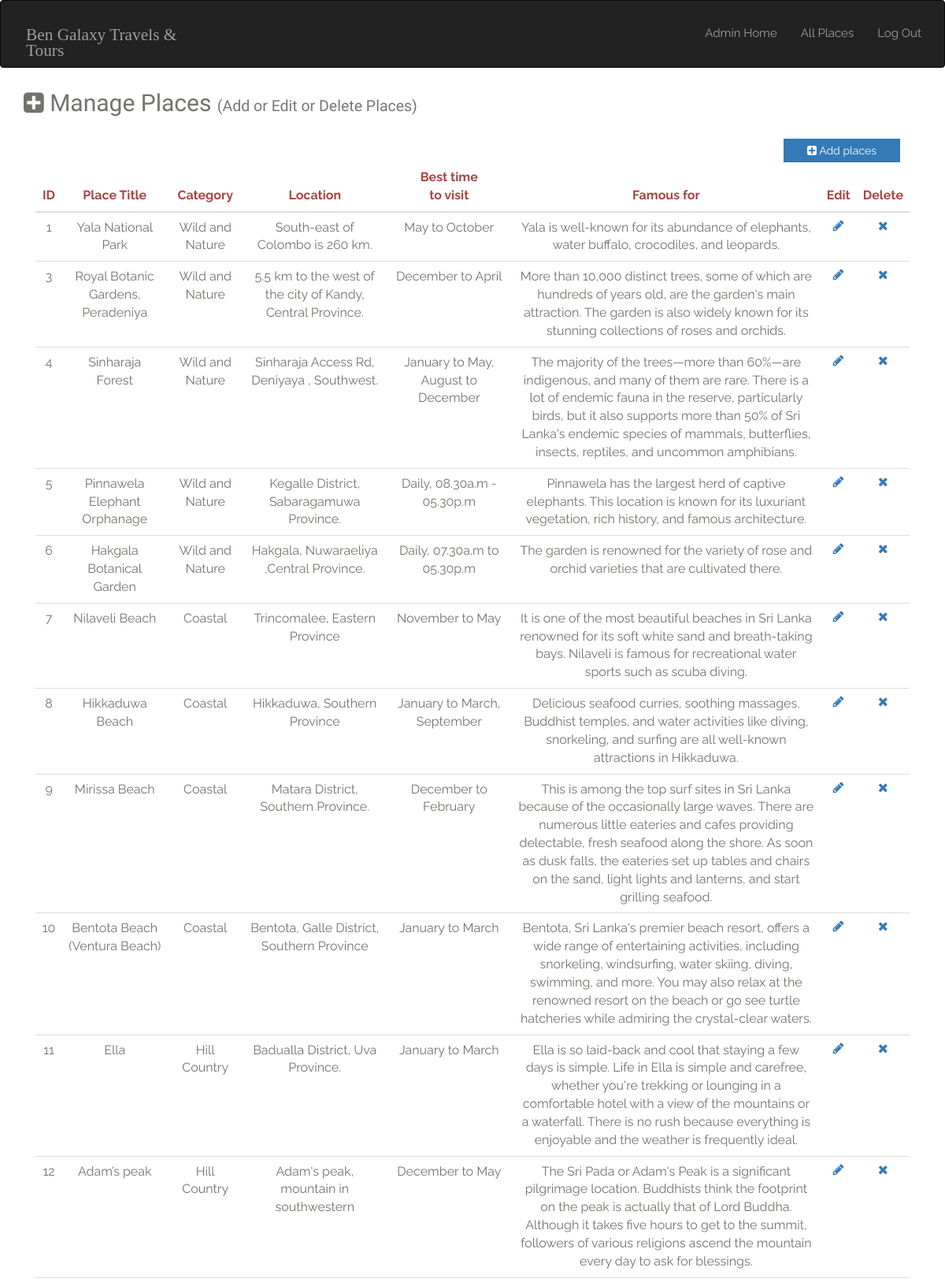
Page /manage_places.php (upper part) on the committed database.
### tables this page shows
CREATE TABLE IF NOT EXISTS `placesdb` (
  `id` int NOT NULL AUTO_INCREMENT,
  `title` varchar(200) NOT NULL,
  `category` varchar(200) NOT NULL,
  `description` mediumtext NOT NULL,
  `location` varchar(1000) NOT NULL,
  `visit_time` varchar(1000) NOT NULL,
  `famous_description` varchar(10000) NOT NULL,
  `image1` varchar(50) NOT NULL,
  `image2` varchar(50) NOT NULL,
  `image3` varchar(50) NOT NULL,
  `image4` varchar(50) NOT NULL,
  PRIMARY KEY (`id`)
);

### manage_places.php (the view, shortened to what this page needs)
<?php
    require_once('db.php');
?>
<head>
</head>
<body>
	<div id="wrapper">
<?php require_once('header-admin.php');?>
        <div class="container-fluid body-section container">
            <div class="row">
                <div class="col-md-12">
                    <h2><i class="fa fa-plus-square"></i> Manage Places <small>(Add or Edit or Delete Places)</small></h2>
					<div class="col-sm-12 col-md-10">
					</div>
					<div class="col-sm-12 col-md-2">
					<a href="add_places.php" class="btn btn-primary" role="button"><i class="fa fa-plus-square"></i> Add places</a>
					</div>
					<div class="col-md-12">
                    <div class="card">
                        <div class="card-content table-responsive table-full-width">
                            <table class="table">
                                <thead class="text-danger">
                                    <th><center>ID</center></th>
									<th><center>Place Title</center></th>
									<th><center>Category</center></th>
                                    <th><center>Location</center></th>
									<th><center>Best time <br> to visit</center></th>
                                    <th><center>Famous for</center></th>
                                    <th><center>Edit</center></th>
                                    <th><center>Delete</center></th>
                                </thead>
                                <tbody>
                                    <?php
                                        $q = "SELECT * FROM placesdb ORDER BY placesdb.id ASC";
                                        $run = mysqli_query($con, $q);
                                        if(mysqli_num_rows($run) > 0){
                                            while($row = mysqli_fetch_array($run)){
                                    ?>
                                    <tr>
                                        <td><center><?php echo $row['id']; ?></center></td>
                                        <td><center><?php echo $row['title']; ?></center></td>
                                        <td><center><?php echo $row['category']; ?></center></td>
										<td><center><?php echo $row['location']; ?></center></td>
                                        <td><center><?php echo $row['visit_time']; ?> </center></td>
										<td><center><?php echo $row['famous_description']; ?></center></td>
                                        <td><center><a href="sample.php?id=<?php echo $row['id']; ?>"><i class="fa fa-pencil"></i></a></center></td>
                                        <td><center><a href="manage_places.php?del=<?php echo $row['id']; ?>"><i class="fa fa-times"></i></a></center></td>
                                    </tr>
                                    <?php
                                            }
                                        }
                                    ?>
                                </tbody>
                            </table>
                        </div>
                    </div>
					</div>
                    <div class="row">
                    </div>
                </div>
            </div>
        </div>
		<br>
<?php require_once('footer-admin.php');?>

### assets/style.css (style rules this page uses)
body { background-color: #fff;font-family: 'Raleway', sans-serif;font-size: 15px;line-height: 15px; color: #73726C; }
.btn,a,a:hover { text-decoration: none;-webkit-transition: all 0.3s ease-in-out;-moz-transition: all 0.3s ease-in-out;-ms-transition: all 0.3s ease-in-out;-o-transition: all 0.3s ease-in-out;transition: all 0.3s ease-in-out;outline:0 ; }
h1,h2,h3,h4,h5,h6 { font-family:'Old Standard TT', serif;line-height: 1em;margin: 0; }
h1.title,h2 { font-size: 2em;line-height: 3em; }
.btn { border:none !important;border-radius: 0;padding: 5px 30px; }

### rows in the picture
placesdb: id "1", title "Yala National Park", category "Wild and Nature", location "South-east of Colombo is 260 km.", visit_time "May to October", famous_description "Yala is well-known for its abundance of elephants, water buffalo, crocodiles, and leopards."
placesdb: id "3", title "Royal Botanic Gardens, Peradeniya", category "Wild and Nature", location "5.5 km to the west of the city of Kandy, Central Province.", visit_time "December to April", famous_description "More than 10,000 distinct trees, some of which are hundreds of years old, are the garden's main attraction. The garden is also widely known for its stunning collections of roses and orchids."
placesdb: id "4", title "Sinharaja Forest", category "Wild and Nature", location "Sinharaja Access Rd, Deniyaya , Southwest.", visit_time "January to May, August to December", famous_description "The majority of the trees—more than 60%—are indigenous, and many of them are rare. There is a lot of endemic fauna in the reserve, particularly birds, but it also supports more than 50% of Sri Lanka's endemic species of mammals, butterflies, insects, reptiles, and uncommon amphibians."
placesdb: id "5", title "Pinnawela Elephant Orphanage", category "Wild and Nature", location "Kegalle District, Sabaragamuwa Province.", visit_time "Daily, 08.30a.m - 05.30p.m", famous_description "Pinnawela has the largest herd of captive elephants. This location is known for its luxuriant vegetation, rich history, and famous architecture."
placesdb: id "6", title "Hakgala Botanical Garden", category "Wild and Nature", location "Hakgala, Nuwaraeliya ,Central Province.", visit_time "Daily, 07.30a.m to 05.30p.m", famous_description "The garden is renowned for the variety of rose and orchid varieties that are cultivated there."
placesdb: id "7", title "Nilaveli Beach", category "Coastal", location "Trincomalee, Eastern Province", visit_time "November to May", famous_description "It is one of the most beautiful beaches in Sri Lanka renowned for its soft white sand and breath-taking bays. Nilaveli is famous for recreational water sports such as scuba diving."
placesdb: id "8", title "Hikkaduwa Beach", category "Coastal", location "Hikkaduwa, Southern Province", visit_time "January to March, September", famous_description "Delicious seafood curries, soothing massages, Buddhist temples, and water activities like diving, snorkeling, and surfing are all well-known attractions in Hikkaduwa."
placesdb: id "9", title "Mirissa Beach", category "Coastal", location "Matara District, Southern Province.", visit_time "December to February", famous_description "This is among the top surf sites in Sri Lanka because of the occasionally large waves. There are numerous little eateries and cafes providing delectable, fresh seafood along the shore. As soon as dusk falls, the eateries set up tables and chairs on the sand, light lights and lanterns, and start grilling seafood."
placesdb: id "10", title "Bentota Beach (Ventura Beach)", category "Coastal", location "Bentota, Galle District, Southern Province", visit_time "January to March", famous_description "Bentota, Sri Lanka's premier beach resort, offers a wide range of entertaining activities, including snorkeling, windsurfing, water skiing, diving, swimming, and more. You may also relax at the renowned resort on the beach or go see turtle hatcheries while admiring the crystal-clear waters."
placesdb: id "11", title "Ella", category "Hill Country", location "Badualla District, Uva Province.", visit_time "January to March", famous_description "Ella is so laid-back and cool that staying a few days is simple. Life in Ella is simple and carefree, whether you're trekking or lounging in a comfortable hotel with a view of the mountains or a waterfall. There is no rush because everything is enjoyable and the weather is frequently ideal."
placesdb: id "12", title "Adam’s peak", category "Hill Country", location "Adam's peak, mountain in southwestern", visit_time "December to May", famous_description "The Sri Pada or Adam's Peak is a significant pilgrimage location. Buddhists think the footprint on the peak is actually that of Lord Buddha. Although it takes five hours to get to the summit, followers of various religions ascend the mountain every day to ask for blessings."
